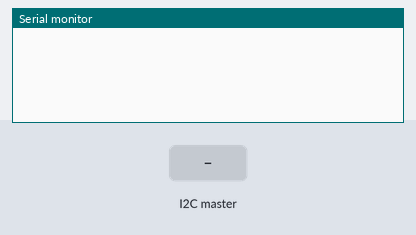
Simulated run of this sketch. Board: Arduino Uno, built with avr-gcc and run on an emulated ATmega328P. On the bench: the last lines printed to the serial monitor. Inputs (shaded band) come from the test bench.

Above: at 1.2 s.
1.3 s: the I2C master sends the byte 1
At 2.5 s:
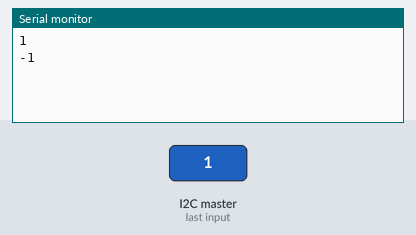
2.8 s: the I2C master sends the byte 0
At 3.9 s:
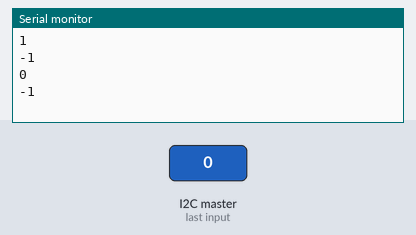
Timing chart, 0 to 5.8 s (numbered marks = the images above; inputs shaded):
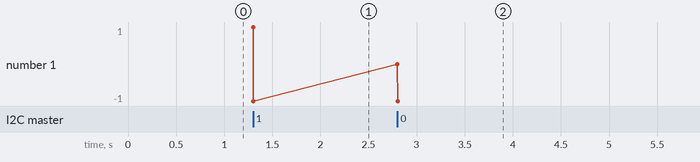

The sketch:

SLAVE.ino
```cpp
#include <Wire.h>


void rec() {
  Serial.println(Wire.read());
   Serial.println(Wire.read());

}
void req() {
  Wire.write('s');
  Wire.write('g');

}
void setup() {
  Serial.begin(9600);
  Wire.begin(0x11);
  Wire.onReceive(rec);
  Wire.onRequest(req);
}

void loop() {

}
```

Measured:
- after the input at 1.3 s, the serial monitor: prints a new line at once (image 1)
- after the input at 2.8 s, the serial monitor: prints a new line at once (image 2)
